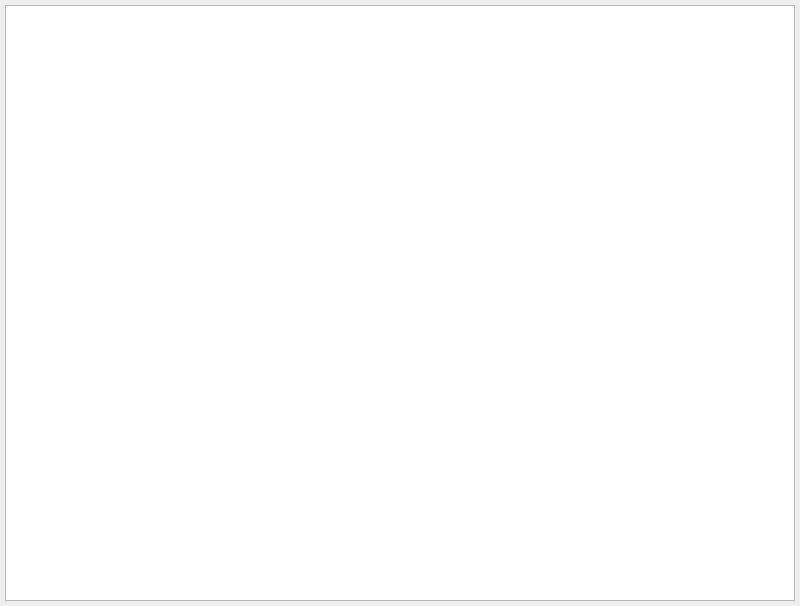
<?xml version="1.0" encoding="UTF-8"?>
<ui version="4.0">
 <class>DialogShowCharset</class>
 <widget class="QDialog" name="DialogShowCharset">
  <property name="geometry">
   <rect>
    <x>0</x>
    <y>0</y>
    <width>800</width>
    <height>606</height>
   </rect>
  </property>
  <property name="minimumSize">
   <size>
    <width>500</width>
    <height>320</height>
   </size>
  </property>
  <property name="maximumSize">
   <size>
    <width>9999999</width>
    <height>9999999</height>
   </size>
  </property>
  <property name="windowTitle">
   <string>查看十六进制和二进制编码</string>
  </property>
  <property name="windowIcon">
   <iconset resource="../res.qrc">
    <normaloff>:/res/icon.ico</normaloff>:/res/icon.ico</iconset>
  </property>
  <layout class="QGridLayout" name="gridLayout">
   <property name="leftMargin">
    <number>5</number>
   </property>
   <property name="topMargin">
    <number>5</number>
   </property>
   <property name="rightMargin">
    <number>5</number>
   </property>
   <property name="bottomMargin">
    <number>5</number>
   </property>
   <item row="0" column="0">
    <widget class="QTableWidget" name="tableWidget"/>
   </item>
  </layout>
 </widget>
 <resources>
  <include location="../res.qrc"/>
 </resources>
 <connections/>
</ui>
